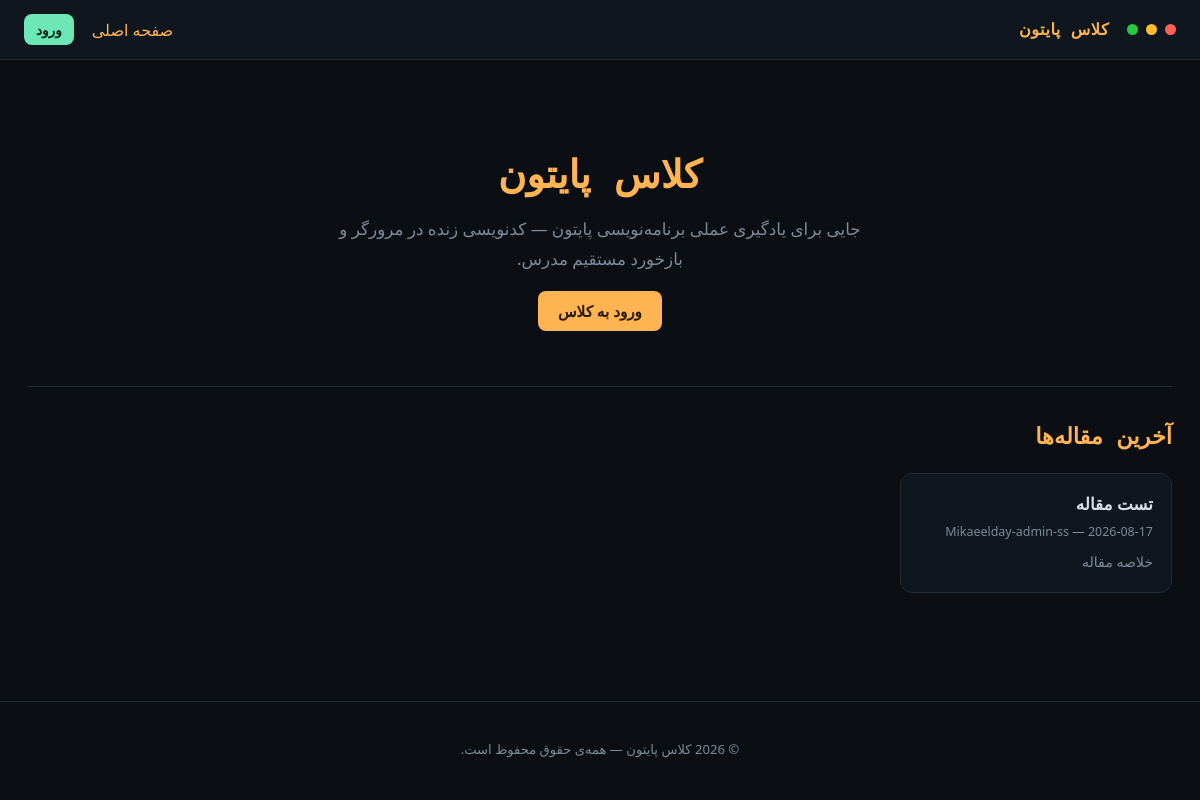
Before: / with the older database file.
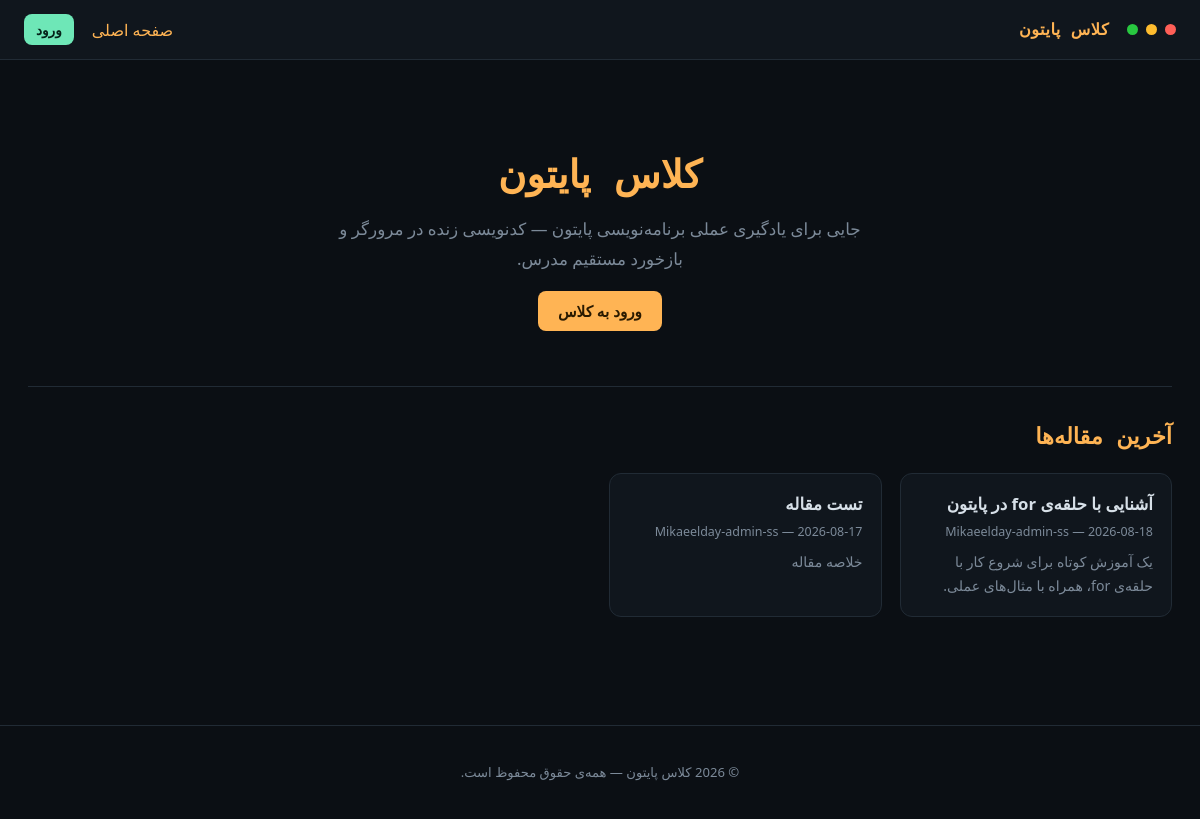
After: the same page with the newer database file.
### core/models.py (models this page shows, shortened)
class Article(models.Model):
    title = models.CharField("عنوان", max_length=200)
    slug = models.SlugField("نامک", max_length=220, unique=True, blank=True)
    summary = models.CharField("خلاصه", max_length=300, blank=True)
    content = models.TextField("متن مقاله")
    author = models.ForeignKey(
        settings.AUTH_USER_MODEL,
        on_delete=models.SET_NULL,
        null=True,
        related_name="articles",
        verbose_name="نویسنده",
    )
    published = models.BooleanField("منتشرشده", default=True)
    created_at = models.DateTimeField("تاریخ انتشار", auto_now_add=True)
    updated_at = models.DateTimeField("آخرین ویرایش", auto_now=True)
    class Meta:
        ordering = ["-created_at"]
        verbose_name = "مقاله"
        verbose_name_plural = "مقالات"

### core/views.py (the view)
# urls.py: path("", views.home, name="home"),
def home(request):
    articles_qs = Article.objects.filter(published=True)
    paginator = Paginator(articles_qs, 6)  # ۶ مقاله در هر صفحه
    page_number = request.GET.get("page")
    articles = paginator.get_page(page_number)
    return render(request, "core/home.html", {"articles": articles})

### core/templates/core/home.html (shortened to what this page needs)
{% extends "core/base.html" %}
{% block content %}
    <section class="hero">
        <h1 class="hero__title">کلاس پایتون</h1>
        <p class="hero__subtitle">جایی برای یادگیری عملی برنامه‌نویسی پایتون — کدنویسی زنده در مرورگر و بازخورد مستقیم
            مدرس.</p>
        {% if not user.is_authenticated %}
            <a href="{% url 'login' %}" class="btn btn--accent">ورود به کلاس</a>
        {% endif %}
    </section>
    <section class="articles-section">
        <h2 class="page-heading">آخرین مقاله‌ها</h2>
        {% if articles %}
            <div class="article-grid">
                {% for article in articles %}
                    <article class="article-card">
                        <h3 class="article-card__title">
                            <a href="{% url 'article_detail' article.slug %}">{{ article.title }}</a>
                        </h3>
                        <p class="article-card__meta">
                            {{ article.author.username|default:"ناشناس" }} — {{ article.created_at|date:"Y-m-d" }}
                        </p>
                        {% if article.summary %}
                            <p class="article-card__summary">{{ article.summary }}</p>
                        {% endif %}
                    </article>
                {% endfor %}
            </div>
        {% else %}
            <p class="sidebar__empty">هنوز هیچ مقاله‌ای منتشر نشده.</p>
        {% endif %}
    </section>
{% endblock %}

### core/templates/core/base.html (shortened to what this page needs)
{% load static %}
<!DOCTYPE html>
<html lang="fa" dir="rtl">
<head>
    <link rel="stylesheet" href="{% static 'core/style.css' %}">
</head>
<body>
<header class="topbar">
    <a href="{% url 'home' %}" class="topbar__brand">
        <span class="dot dot--red"></span>
        <span class="dot dot--yellow"></span>
        <span class="dot dot--green"></span>
        <span class="topbar__title">کلاس&nbsp;پایتون</span>
    </a>
    <nav class="topbar__nav">
        <a href="{% url 'home' %}">صفحه اصلی</a>
        {% if user.is_authenticated %}
            {% if user.is_staff %}
                <a href="{% url 'instructor_overview' %}">پنل مدرس</a>
                <a href="{% url 'my_articles' %}">مقالات من</a>
            {% else %}
                <a href="{% url 'dashboard' %}">محیط کدنویسی</a>
            {% endif %}
            <span class="topbar__user">{{ user.username }}</span>
            <form action="{% url 'logout' %}" method="post" class="topbar__logout">
                {% csrf_token %}
                <button type="submit">خروج</button>
            </form>
        {% else %}
            <a href="{% url 'login' %}" class="btn btn--small btn--primary">ورود</a>
        {% endif %}
    </nav>
</header>
<main class="page">
    {% block content %}{% endblock %}
</main>
<footer class="site-footer">
    <p>© {% now "Y" %} کلاس پایتون — همه‌ی حقوق محفوظ است.</p>
</footer>
</body>
</html>

### core/static/core/style.css (style rules this page uses)
:root { --bg: #0b0f14; --bg-panel: #10161d; --bg-input: #0d1319; --line: #212b35; --text: #d7e0e8; --text-dim: #7c8a99; --amber: #ffb454; --amber-dim: #8a6a3a; --mint: #6ee7b7; --red: #ff6b6b; --font-mono: "JetBrains Mono", "Fira Code", ui-monospace, SFMono-Regular, Menlo, Consolas, monospace; --font-ui: "Vazirmatn", "Segoe UI", Tahoma, sans-serif; }
* { box-sizing: border-box; }
html, body { margin: 0; padding: 0; background: var(--bg); color: var(--text); font-family: var(--font-ui); min-height: 100%; }
a { color: var(--amber); text-decoration: none; }
.topbar { display: flex; align-items: center; justify-content: space-between; padding: 14px 24px; border-bottom: 1px solid var(--line); background: var(--bg-panel); }
.topbar__brand { display: flex; align-items: center; gap: 8px; }
.topbar__title { font-family: var(--font-mono); font-weight: 600; margin-inline-start: 10px; letter-spacing: .5px; }
.dot { width: 11px; height: 11px; border-radius: 50%; display: inline-block; }
.dot--red { background: #ff5f57; }
.dot--yellow { background: #febc2e; }
.dot--green { background: #28c840; }
.topbar__nav { display: flex; align-items: center; gap: 18px; }
.page { padding: 28px; max-width: 1200px; margin: 0 auto; }
.btn { font-family: var(--font-ui); border: none; border-radius: 8px; padding: 10px 20px; cursor: pointer; font-size: .95rem; font-weight: 600; transition: transform .05s ease, filter .15s ease; }
.btn--primary { background: var(--mint); color: #06231a; }
.btn--accent { background: var(--amber); color: #2a1a00; }
.btn--small { padding: 6px 12px; font-size: .85rem; }
.page-heading { font-family: var(--font-mono); color: var(--amber); font-size: 1.4rem; margin: 6px 0 22px; }
.hero { text-align: center; padding: 64px 20px; border-bottom: 1px solid var(--line); margin-bottom: 36px; }
.hero__title { font-family: var(--font-mono); font-size: 2.4rem; color: var(--amber); margin: 0 0 14px; }
.hero__subtitle { color: var(--text-dim); font-size: 1.05rem; max-width: 560px; margin: 0 auto 26px; line-height: 1.8; }
.articles-section { margin-bottom: 40px; }
.article-grid { display: grid; grid-template-columns: repeat(auto-fill, minmax(260px, 1fr)); gap: 18px; }
.article-card { background: var(--bg-panel); border: 1px solid var(--line); border-radius: 12px; padding: 18px; }
.article-card__title { margin: 0 0 8px; font-size: 1.05rem; }
.article-card__title a { color: var(--text); }
.article-card__meta { color: var(--text-dim); font-size: .78rem; margin: 0 0 10px; }
.article-card__summary { color: var(--text-dim); font-size: .88rem; line-height: 1.7; margin: 0; }
.site-footer { text-align: center; padding: 24px; color: var(--text-dim); font-size: .82rem; border-top: 1px solid var(--line); margin-top: 40px; }

Changed rows visible on the page:
added Article: title "آشنایی با حلقه‌ی for در پایتون", author.username "Mikaeelday-admin-ss", created_at "2026-08-18", summary "یک آموزش کوتاه برای شروع کار با حلقه‌ی for، همراه با مثال‌های عملی."
